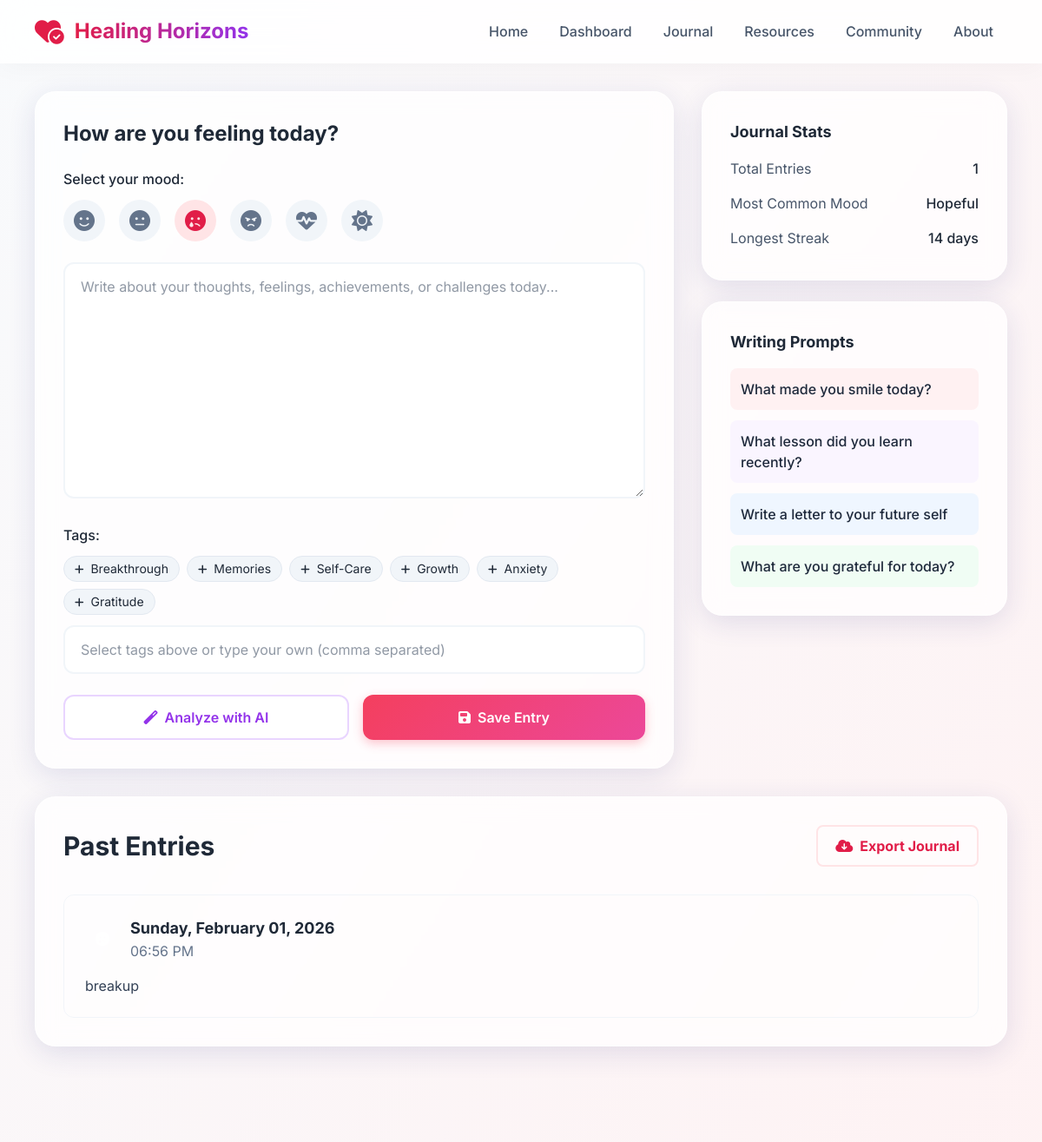
Before: /journal (signed in, upper part) with the older database file.
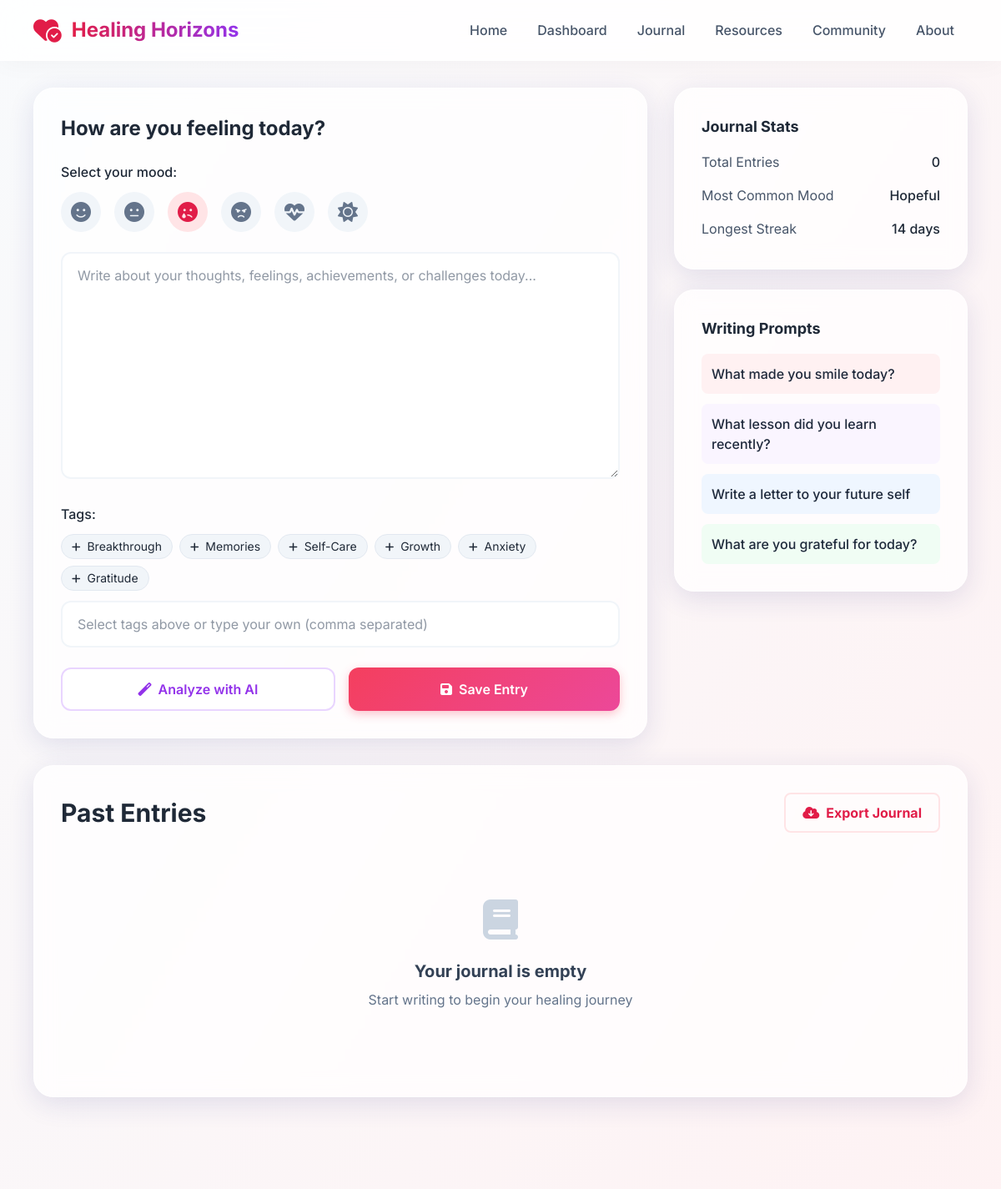
After: the same page with the newer database file.
### app.py (models this page shows)
class JournalEntry(db.Model):
    id = db.Column(db.Integer, primary_key=True)
    user_id = db.Column(db.Integer, db.ForeignKey('user.id'), nullable=False)
    content = db.Column(db.Text, nullable=False)
    mood = db.Column(db.String(50))
    tags = db.Column(db.String(200))
    created_at = db.Column(db.DateTime, default=datetime.utcnow)

### app.py (the view, shortened to what this page needs)
@app.route('/journal', methods=['GET', 'POST'])
def journal():
    if not current_user.is_authenticated:
        return redirect(url_for('index'))
    entries = JournalEntry.query.filter_by(user_id=current_user.id)\
        .order_by(JournalEntry.created_at.desc()).all()
    return render_template('journal.html', entries=entries)

### app.py (called while the page is built)
@login_manager.user_loader
def load_user(user_id):
    return User.query.get(int(user_id))

### templates/journal.html (shortened to what this page needs)
{% extends "base.html" %}
{% block content %}
<div class="container mx-auto px-6 py-8">
    <div class="grid grid-cols-1 lg:grid-cols-3 gap-8">
        <div class="lg:col-span-2">
            <div class="glass-card p-8 mb-8">
                <h2 class="text-2xl font-bold mb-6">How are you feeling today?</h2>
                <form method="POST" action="{{ url_for('journal') }}" class="space-y-6">
                    <div>
                        <label class="block font-medium mb-3">Select your mood:</label>
                        <div class="flex space-x-4">
                            {% for mood in ['happy', 'neutral', 'sad', 'angry', 'anxious', 'hopeful'] %}
                            <label class="cursor-pointer">
                                <div class="w-12 h-12 rounded-full flex items-center justify-center text-2xl
                                            bg-slate-100 text-slate-500 peer-checked:bg-rose-100 peer-checked:text-rose-600
                                            hover:bg-rose-50 transition">
                                    <i class="fas fa-{{
                                        'smile' if mood == 'happy' else
                                        'meh' if mood == 'neutral' else
                                        'sad-tear' if mood == 'sad' else
                                        'angry' if mood == 'angry' else
                                        'heartbeat' if mood == 'anxious' else
                                        'sun'
                                    }}"></i>
                                </div>
                            </label>
                            {% endfor %}
                        </div>
                    </div>
                    <div>
                        <textarea name="content" rows="10" class="form-input auto-resize"
                            placeholder="Write about your thoughts, feelings, achievements, or challenges today..."></textarea>
                    </div>
                    <div>
                        <label class="block font-medium mb-3">Tags:</label>
                        <div class="flex flex-wrap gap-2 mb-3">
                            {% for tag in ['Breakthrough', 'Memories', 'Self-Care', 'Growth', 'Anxiety', 'Gratitude'] %}
                            <button type="button"
                                class="tag-chip px-3 py-1 bg-slate-100 hover:bg-rose-100 hover:text-rose-600 rounded-full text-sm transition border border-slate-200"
                                onclick="addTag('{{ tag }}')">
                                <i class="fas fa-plus text-xs mr-1"></i> {{ tag }}
                            </button>
                            {% endfor %}
                        </div>
                        <input type="text" name="tags" id="tagsInput" class="form-input"
                            placeholder="Select tags above or type your own (comma separated)">
                    </div>
                    <div class="flex flex-col sm:flex-row gap-4">
                        <button type="button" onclick="healingApp.analyzeJournalEntry()"
                            class="btn-outline flex-1 py-3 bg-white hover:bg-purple-50 border-purple-200 text-purple-600">
                            <i class="fas fa-magic mr-2"></i> Analyze with AI
                        </button>
                        <button type="submit" class="btn-primary flex-1 py-3">
                            <i class="fas fa-save mr-2"></i> Save Entry
                        </button>
                    </div>
                </form>
            </div>
        </div>
        <div>
            <div class="glass-card p-6 mb-6">
                <h3 class="text-lg font-bold mb-4">Journal Stats</h3>
                <div class="space-y-4">
                    <div>
                        <div class="flex justify-between mb-1">
                            <span class="text-slate-600">Total Entries</span>
                            <span class="font-medium">{{ entries|length }}</span>
                        </div>
                    </div>
                    <div>
                        <div class="flex justify-between mb-1">
                            <span class="text-slate-600">Most Common Mood</span>
                            <span class="font-medium">Hopeful</span>
                        </div>
                    </div>
                    <div>
                        <div class="flex justify-between mb-1">
                            <span class="text-slate-600">Longest Streak</span>
                            <span class="font-medium">14 days</span>
                        </div>
                    </div>
                </div>
            </div>
            <div class="glass-card p-6">
                <h3 class="text-lg font-bold mb-4">Writing Prompts</h3>
                <div class="space-y-3">
                    <div class="p-3 bg-rose-50 rounded-lg cursor-pointer hover:bg-rose-100 transition">
                        <div class="font-medium text-slate-800">What made you smile today?</div>
                    </div>
                    <div class="p-3 bg-purple-50 rounded-lg cursor-pointer hover:bg-purple-100 transition">
                        <div class="font-medium text-slate-800">What lesson did you learn recently?</div>
                    </div>
                    <div class="p-3 bg-blue-50 rounded-lg cursor-pointer hover:bg-blue-100 transition">
                        <div class="font-medium text-slate-800">Write a letter to your future self</div>
                    </div>
                    <div class="p-3 bg-green-50 rounded-lg cursor-pointer hover:bg-green-100 transition">
                        <div class="font-medium text-slate-800">What are you grateful for today?</div>
                    </div>
                </div>
            </div>
        </div>
    </div>
    <div class="glass-card p-8">
        <div class="flex justify-between items-center mb-8">
            <h2 class="text-3xl font-bold">Past Entries</h2>
            <button onclick="healingApp.exportJournal()"
                class="px-5 py-2.5 rounded-lg border-2 border-rose-100 text-rose-600 font-bold hover:bg-rose-50 transition-all flex items-center">
                <i class="fas fa-cloud-download-alt mr-2"></i> Export Journal
            </button>
        </div>
        {% if entries %}
        <div class="space-y-6">
            {% for entry in entries %}
            <div class="journal-entry p-6 rounded-xl border border-slate-100 hover:border-rose-200 transition"
                data-date="{{ entry.created_at }}" data-mood="{{ entry.mood }}">
                <div class="flex justify-between items-start mb-4">
                    <div class="flex items-center">
                        <div class="mood-{{ entry.mood }} w-10 h-10 rounded-full flex items-center justify-center mr-3">
                            <i class="fas fa-{{
                                'smile' if entry.mood == 'happy' else
                                'meh' if entry.mood == 'neutral' else
                                'sad-tear' if entry.mood == 'sad' else
                                'angry' if entry.mood == 'angry' else
                                'heartbeat' if entry.mood == 'anxious' else
                                'sun'
                            }} text-white"></i>
                        </div>
                        <div>
                            <div class="font-bold text-lg">{{ entry.created_at.strftime('%A, %B %d, %Y') }}</div>
                            <div class="text-slate-500">{{ entry.created_at.strftime('%I:%M %p') }}</div>
                        </div>
                    </div>
                </div>
                <div class="text-slate-700 prose max-w-none">
                    {{ entry.content|replace('\n', '<br>')|safe }}
                </div>
            </div>
            {% endfor %}
        </div>
        {% else %}
        <div class="text-center py-12">
            <i class="fas fa-book text-5xl text-slate-300 mb-6"></i>
            <h3 class="text-xl font-bold text-slate-700 mb-2">Your journal is empty</h3>
            <p class="text-slate-500 mb-6">Start writing to begin your healing journey</p>
        </div>
        {% endif %}
    </div>
</div>
{% endblock %}

### templates/base.html (shortened to what this page needs)
<!DOCTYPE html>
<html lang="en" data-theme="light">
<head>
    <script src="https://cdn.tailwindcss.com"></script>
    <link rel="stylesheet" href="{{ url_for('static', filename='css/style.css') }}">
    <link rel="stylesheet" href="{{ url_for('static', filename='css/animations.css') }}">
    <link href="https://cdnjs.cloudflare.com/ajax/libs/font-awesome/6.4.0/css/all.min.css" rel="stylesheet">
</head>
<body class="bg-gradient-to-br from-slate-50 to-rose-50 min-h-screen flex flex-col">
    <nav class="glass-nav sticky top-0 z-50">
        <div class="container mx-auto px-6 py-4">
            <div class="flex justify-between items-center">
                <a href="{{ url_for('index') }}" class="brand-logo flex items-center group">
                    <i
                        class="fas fa-heart-circle-check text-rose-600 text-3xl mr-3 group-hover:scale-110 transition-transform"></i>
                    <span
                        class="text-2xl font-bold bg-gradient-to-r from-rose-600 to-purple-600 bg-clip-text text-transparent">
                    </span>
                </a>
                <div class="hidden md:flex items-center space-x-1">
                    <div class="nav-links flex items-center space-x-1">
                        <a href="{{ url_for('index') }}"
                            class="px-4 py-2 rounded-lg text-slate-600 hover:text-rose-600 hover:bg-rose-50 transition-all font-medium">
                            Home
                        </a>
                        <a href="{{ url_for('dashboard') }}"
                            class="px-4 py-2 rounded-lg text-slate-600 hover:text-rose-600 hover:bg-rose-50 transition-all font-medium">
                            Dashboard
                        </a>
                        <a href="{{ url_for('journal') }}"
                            class="px-4 py-2 rounded-lg text-slate-600 hover:text-rose-600 hover:bg-rose-50 transition-all font-medium">
                            Journal
                        </a>
                        <a href="{{ url_for('resources') }}"
                            class="px-4 py-2 rounded-lg text-slate-600 hover:text-rose-600 hover:bg-rose-50 transition-all font-medium">
                            Resources
                        </a>
                        <a href="{{ url_for('community') }}"
                            class="px-4 py-2 rounded-lg text-slate-600 hover:text-rose-600 hover:bg-rose-50 transition-all font-medium">
                            Community
                        </a>
                        <a href="{{ url_for('about') }}"
                            class="px-4 py-2 rounded-lg text-slate-600 hover:text-rose-600 hover:bg-rose-50 transition-all font-medium">
                            About
                        </a>
                    </div>
                </div>
            </div>
        </div>
    </nav>
    <main class="flex-grow">
        {% block content %}{% endblock %}
    </main>
</body>
</html>

### static/css/style.css (style rules this page uses)
:root { --primary-500: #f43f5e; --primary-600: #e11d48; --purple-500: #8b5cf6; --purple-600: #7c3aed; --slate-50: #f8fafc; --slate-100: #f1f5f9; --slate-600: #475569; --slate-700: #334155; --slate-800: #1e293b; --gradient-primary: linear-gradient(135deg, #f43f5e 0%, #ec4899 100%); --gradient-secondary: linear-gradient(135deg, #8b5cf6 0%, #6366f1 100%); --gradient-warm: linear-gradient(135deg, #f43f5e 0%, #fb923c 100%); --glass-bg: rgba(255, 255, 255, 0.75); --glass-border: rgba(255, 255, 255, 0.5); --glass-shadow: 0 8px 32px 0 rgba(31, 38, 135, 0.12); --shadow-sm: 0 1px 2px 0 rgba(0, 0, 0, 0.05); --shadow-md: 0 4px 6px -1px rgba(0, 0, 0, 0.1); --shadow-lg: 0 10px 15px -3px rgba(0, 0, 0, 0.1); --shadow-xl: 0 20px 25px -5px rgba(0, 0, 0, 0.1); --shadow-2xl: 0 25px 50px -12px rgba(0, 0, 0, 0.25); }
* { scroll-behavior: smooth; }
body { font-family: 'Inter', -apple-system, BlinkMacSystemFont, 'Segoe UI', sans-serif; -webkit-font-smoothing: antialiased; -moz-osx-font-smoothing: grayscale; color: #1f2937; overflow-x: hidden; line-height: 1.6; }
.glass-nav { background: rgba(255, 255, 255, 0.85); backdrop-filter: blur(16px) saturate(180%); -webkit-backdrop-filter: blur(16px) saturate(180%); border-bottom: 1px solid var(--glass-border); box-shadow: 0 4px 30px rgba(0, 0, 0, 0.03); transition: all 0.3s cubic-bezier(0.4, 0, 0.2, 1); }
.btn-primary { background: linear-gradient(135deg, #f43f5e 0%, #ec4899 100%); color: white; padding: 12px 28px; border-radius: 12px; font-weight: 600; border: none; cursor: pointer; transition: all 0.3s cubic-bezier(0.4, 0, 0.2, 1); box-shadow: 0 4px 12px rgba(244, 63, 94, 0.3); position: relative; overflow: hidden; display: inline-flex; align-items: center; justify-content: center; }
.btn-primary::before { content: ''; position: absolute; top: 0; left: -100%; width: 100%; height: 100%; background: linear-gradient(90deg, transparent, rgba(255, 255, 255, 0.3), transparent); transition: left 0.5s; }
.btn-outline { background: white; color: var(--primary-500); padding: 12px 28px; border-radius: 12px; font-weight: 600; border: 2px solid var(--primary-500); cursor: pointer; transition: all 0.3s cubic-bezier(0.4, 0, 0.2, 1); display: inline-flex; align-items: center; justify-content: center; }
.glass-card { background: var(--glass-bg); backdrop-filter: blur(12px) saturate(180%); -webkit-backdrop-filter: blur(12px) saturate(180%); border-radius: 24px; border: 1px solid var(--glass-border); box-shadow: var(--glass-shadow); transition: all 0.3s cubic-bezier(0.4, 0, 0.2, 1); }
.form-input { width: 100%; padding: 14px 18px; border: 2px solid var(--slate-100); border-radius: 12px; font-size: 16px; transition: all 0.3s cubic-bezier(0.4, 0, 0.2, 1); background: white; }
.form-input::placeholder { color: var(--slate-600); opacity: 0.6; }
@media (min-width: 1025px) and (max-width: 1440px) { .container { max-width: 1200px !important; padding-left: 2.5rem !important; padding-right: 2.5rem !important; } }
@media (min-width: 1025px) and (max-width: 1440px) { .glass-card { padding: 2rem !important; } }

### static/css/animations.css (style rules this page uses)
.animate-slide-up-fade { animation: slide-up-fade 0.6s ease-out forwards; }

### templates/base.html (style rules this page uses)
html { scroll-behavior: smooth; }

Changed rows visible on the page:
removed JournalEntry: created_at "Sunday, February 01, 2026", created_at "06:56 PM", content "breakup"
Other visible differences:
{{ entries|length }}: "1" → "0"
text now shown: "Your journal is empty Start writing to begin your healing journey"
